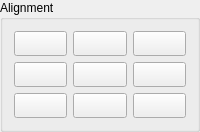
          <widget class="QGroupBox" name="bgAlignment">
           <property name="sizePolicy">
            <sizepolicy hsizetype="Fixed" vsizetype="Preferred">
             <horstretch>0</horstretch>
             <verstretch>0</verstretch>
            </sizepolicy>
           </property>
           <property name="title">
            <string>Alignment</string>
           </property>
           <layout class="QGridLayout">
            <item row="2" column="2">
             <widget class="QToolButton" name="bMR">
              <property name="sizePolicy">
               <sizepolicy hsizetype="Preferred" vsizetype="Fixed">
                <horstretch>0</horstretch>
                <verstretch>0</verstretch>
               </sizepolicy>
              </property>
              <property name="minimumSize">
               <size>
                <width>25</width>
                <height>25</height>
               </size>
              </property>
              <property name="toolTip">
               <string>Middle Right</string>
              </property>
              <property name="text">
               <string/>
              </property>
              <property name="icon">
               <iconset resource="../../../../res/icons/icons.qrc">
                <normaloff>:/icons/mtext_align_middleright.lci</normaloff>:/icons/mtext_align_middleright.lci</iconset>
              </property>
              <property name="checkable">
               <bool>true</bool>
              </property>
              <property name="autoExclusive">
               <bool>true</bool>
              </property>
             </widget>
            </item>
            <item row="1" column="2">
             <widget class="QToolButton" name="bTR">
              <property name="sizePolicy">
               <sizepolicy hsizetype="Preferred" vsizetype="Fixed">
                <horstretch>0</horstretch>
                <verstretch>0</verstretch>
               </sizepolicy>
              </property>
              <property name="minimumSize">
               <size>
                <width>25</width>
                <height>25</height>
               </size>
              </property>
              <property name="toolTip">
               <string>Top Right</string>
              </property>
              <property name="text">
               <string/>
              </property>
              <property name="icon">
               <iconset resource="../../../../res/icons/icons.qrc">
                <normaloff>:/icons/mtext_align_topright.lci</normaloff>:/icons/mtext_align_topright.lci</iconset>
              </property>
              <property name="checkable">
               <bool>true</bool>
              </property>
              <property name="autoExclusive">
               <bool>true</bool>
              </property>
             </widget>
            </item>
            <item row="3" column="2">
             <widget class="QToolButton" name="bBR">
              <property name="sizePolicy">
               <sizepolicy hsizetype="Preferred" vsizetype="Fixed">
                <horstretch>0</horstretch>
                <verstretch>0</verstretch>
               </sizepolicy>
              </property>
              <property name="minimumSize">
               <size>
                <width>25</width>
                <height>25</height>
               </size>
              </property>
              <property name="toolTip">
               <string>Bottom Right</string>
              </property>
              <property name="text">
               <string/>
              </property>
              <property name="icon">
               <iconset resource="../../../../res/icons/icons.qrc">
                <normaloff>:/icons/mtext_align_bottomright.lci</normaloff>:/icons/mtext_align_bottomright.lci</iconset>
              </property>
              <property name="checkable">
               <bool>true</bool>
              </property>
              <property name="autoExclusive">
               <bool>true</bool>
              </property>
             </widget>
            </item>
            <item row="1" column="1">
             <widget class="QToolButton" name="bTC">
              <property name="sizePolicy">
               <sizepolicy hsizetype="Preferred" vsizetype="Fixed">
                <horstretch>0</horstretch>
                <verstretch>0</verstretch>
               </sizepolicy>
              </property>
              <property name="minimumSize">
               <size>
                <width>25</width>
                <height>25</height>
               </size>
              </property>
              <property name="toolTip">
               <string>Top Center</string>
              </property>
              <property name="text">
               <string/>
              </property>
              <property name="icon">
               <iconset resource="../../../../res/icons/icons.qrc">
                <normaloff>:/icons/mtext_align_topcenter.lci</normaloff>:/icons/mtext_align_topcenter.lci</iconset>
              </property>
              <property name="checkable">
               <bool>true</bool>
              </property>
              <property name="autoExclusive">
               <bool>true</bool>
              </property>
             </widget>
            </item>
            <item row="3" column="1">
             <widget class="QToolButton" name="bBC">
              <property name="sizePolicy">
               <sizepolicy hsizetype="Preferred" vsizetype="Fixed">
                <horstretch>0</horstretch>
                <verstretch>0</verstretch>
               </sizepolicy>
              </property>
              <property name="minimumSize">
               <size>
                <width>25</width>
                <height>25</height>
               </size>
              </property>
              <property name="toolTip">
               <string>Bottom Center</string>
              </property>
              <property name="text">
               <string/>
              </property>
              <property name="icon">
               <iconset resource="../../../../res/icons/icons.qrc">
                <normaloff>:/icons/mtext_align_bottomcenter.lci</normaloff>:/icons/mtext_align_bottomcenter.lci</iconset>
              </property>
              <property name="checkable">
               <bool>true</bool>
              </property>
              <property name="autoExclusive">
               <bool>true</bool>
              </property>
             </widget>
            </item>
            <item row="2" column="1">
             <widget class="QToolButton" name="bMC">
              <property name="sizePolicy">
               <sizepolicy hsizetype="Preferred" vsizetype="Fixed">
                <horstretch>0</horstretch>
                <verstretch>0</verstretch>
               </sizepolicy>
              </property>
              <property name="minimumSize">
               <size>
                <width>25</width>
                <height>25</height>
               </size>
              </property>
              <property name="toolTip">
               <string>Middle Center</string>
              </property>
              <property name="text">
               <string/>
              </property>
              <property name="icon">
               <iconset resource="../../../../res/icons/icons.qrc">
                <normaloff>:/icons/mtext_align_middlecenter.lci</normaloff>:/icons/mtext_align_middlecenter.lci</iconset>
              </property>
              <property name="checkable">
               <bool>true</bool>
              </property>
              <property name="autoExclusive">
               <bool>true</bool>
              </property>
             </widget>
            </item>
            <item row="2" column="0">
             <widget class="QToolButton" name="bML">
              <property name="sizePolicy">
               <sizepolicy hsizetype="Preferred" vsizetype="Fixed">
                <horstretch>0</horstretch>
                <verstretch>0</verstretch>
               </sizepolicy>
              </property>
              <property name="minimumSize">
               <size>
                <width>25</width>
                <height>25</height>
               </size>
              </property>
              <property name="toolTip">
               <string>Middle Left</string>
              </property>
              <property name="text">
               <string/>
              </property>
              <property name="icon">
               <iconset resource="../../../../res/icons/icons.qrc">
                <normaloff>:/icons/mtext_align_middleleft.lci</normaloff>:/icons/mtext_align_middleleft.lci</iconset>
              </property>
              <property name="checkable">
               <bool>true</bool>
              </property>
              <property name="autoExclusive">
               <bool>true</bool>
              </property>
             </widget>
            </item>
            <item row="1" column="0">
             <widget class="QToolButton" name="bTL">
              <property name="sizePolicy">
               <sizepolicy hsizetype="Preferred" vsizetype="Fixed">
                <horstretch>0</horstretch>
                <verstretch>0</verstretch>
               </sizepolicy>
              </property>
              <property name="minimumSize">
               <size>
                <width>25</width>
                <height>25</height>
               </size>
              </property>
              <property name="toolTip">
               <string>Top Left</string>
              </property>
              <property name="text">
               <string/>
              </property>
              <property name="icon">
               <iconset resource="../../../../res/icons/icons.qrc">
                <normaloff>:/icons/mtext_align_topleft.lci</normaloff>:/icons/mtext_align_topleft.lci</iconset>
              </property>
              <property name="checkable">
               <bool>true</bool>
              </property>
              <property name="autoExclusive">
               <bool>true</bool>
              </property>
             </widget>
            </item>
            <item row="3" column="0">
             <widget class="QToolButton" name="bBL">
              <property name="sizePolicy">
               <sizepolicy hsizetype="Preferred" vsizetype="Fixed">
                <horstretch>0</horstretch>
                <verstretch>0</verstretch>
               </sizepolicy>
              </property>
              <property name="minimumSize">
               <size>
                <width>25</width>
                <height>25</height>
               </size>
              </property>
              <property name="toolTip">
               <string>Bottom Left</string>
              </property>
              <property name="text">
               <string/>
              </property>
              <property name="icon">
               <iconset resource="../../../../res/icons/icons.qrc">
                <normaloff>:/icons/mtext_align_bottomleft.lci</normaloff>:/icons/mtext_align_bottomleft.lci</iconset>
              </property>
              <property name="checkable">
               <bool>true</bool>
              </property>
              <property name="autoExclusive">
               <bool>true</bool>
              </property>
             </widget>
            </item>
           </layout>
          </widget>
